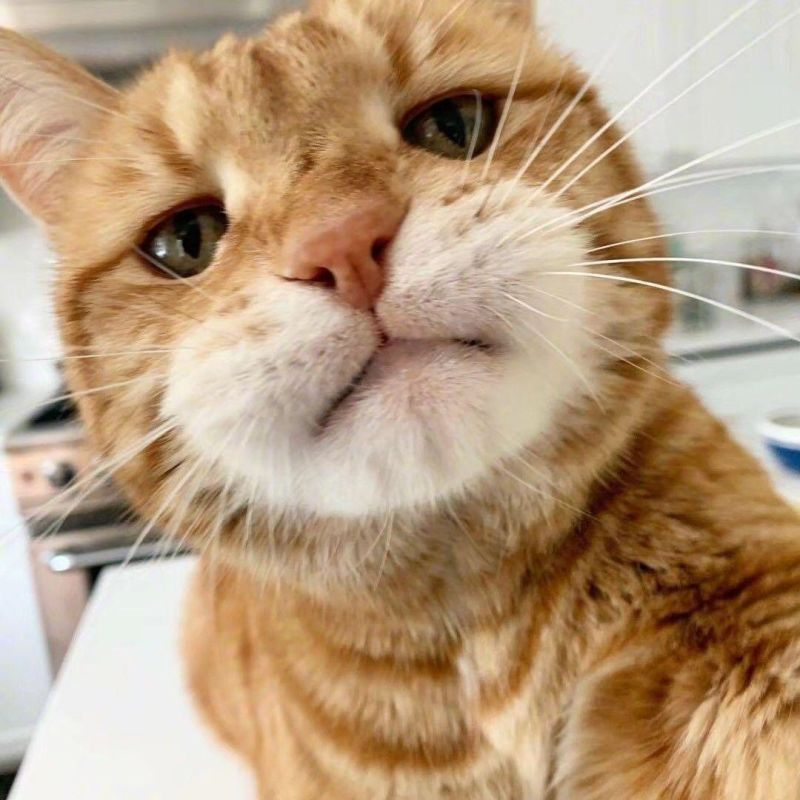
#> input picture pictures/cat.jpg, 800 x 800 px, found by its file name
$ python 4.9-contours.py   (older library calls are emulated)
#> lines starting #> are read from the running program, lines starting #| are printed output that depends on the picture; after the words box and inside, x2 and y2 are one past the last pixel; in counts of white or black regions, pixels touching at a corner belong together
# coding: utf-8
import numpy as np
from cv2 import cv2
import matplotlib.pyplot as plt


img = cv2.imread(r'pictures\cat.jpg')
#> img is the input picture: shape (800, 800, 3); mean B, G, R 127.1, 156.5, 183.9
img = cv2.cvtColor(img, cv2.COLOR_BGR2RGB)
img_temp = cv2.imread(r'pictures\cat.jpg')
img_rgb = cv2.cvtColor(img_temp, cv2.COLOR_BGR2RGB)
img_gray = cv2.cvtColor(img, cv2.COLOR_BGR2GRAY)
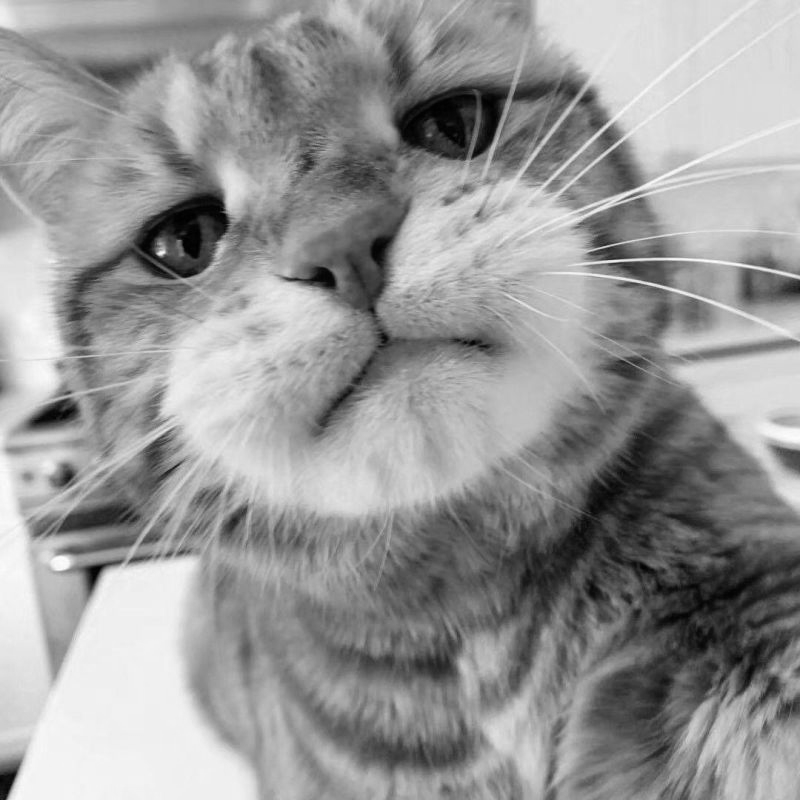
#> img_gray: shape (800, 800); min 0, max 253, mean 150.8
ret, thresh = cv2.threshold(img_gray, 127, 255, 0)
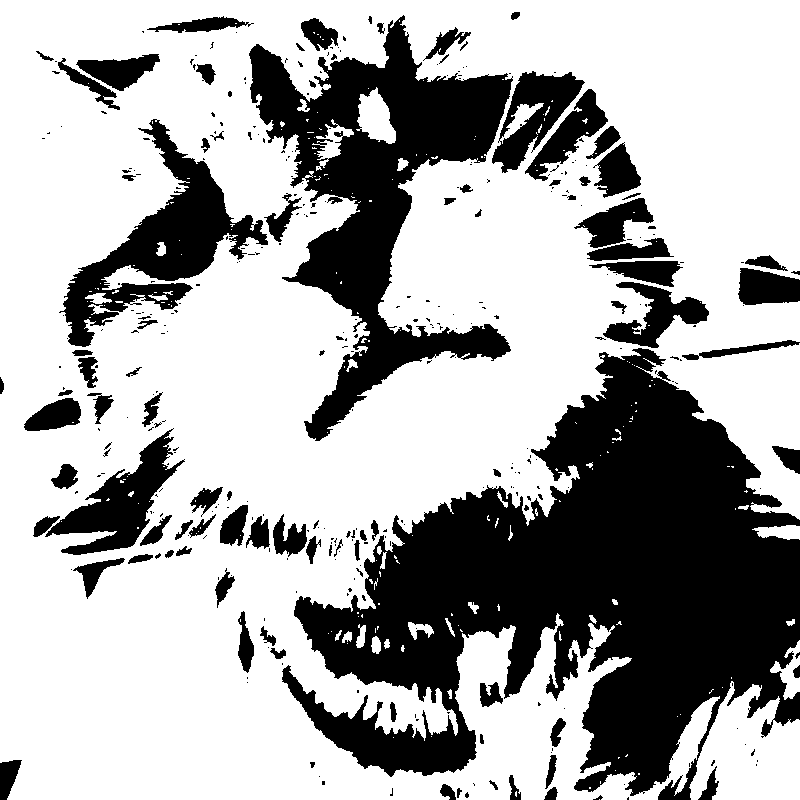
#> thresh: shape (800, 800); 67.1% white; 362 black regions (261 under 20 px)

# There are three arguments in cv2.findContours() function, first one is source image, second is contour retrieval mode, third is contour approximation method. And it outputs the image, contours and hierarchy. contours is a Python list of all the contours in the image. Each individual contour is a Numpy array of (x,y) coordinates of boundary points of the object.
# Note Since opencv 3.2 source image is not modified by this function.
# image, contours, hierarchy = cv2.findContours(thresh,cv2.RETR_TREE,cv2.CHAIN_APPROX_SIMPLE) #  not enough values to unpack (expected 3, got 2) in OpenCV 4, works in OpenCV 3
contours, hierarchy = cv2.findContours(
    thresh, cv2.RETR_TREE, cv2.CHAIN_APPROX_SIMPLE)  # works in OpenCV 4
#> contours = 669 contours, 527 with area under 20; largest, box (x1, y1, x2, y2) and area: (0, 0, 800, 800) 505996, (248, 14, 514, 442) 42577, (58, 118, 269, 348) 14854, (689, 681, 800, 800) 8676, (44, 428, 186, 556) 6380

# To draw the contours, cv2.drawContours function is used. It can also be used to draw any shape provided you have its boundary points. Its first argument is source image, second argument is the contours which should be passed as a Python list, third argument is index of contours (useful when drawing individual contour. To draw all contours, pass -1) and remaining arguments are color, thickness etc.
# draw all the contours in an image
cont_all = cv2.drawContours(img, contours, -1, (0, 255, 0), 3)
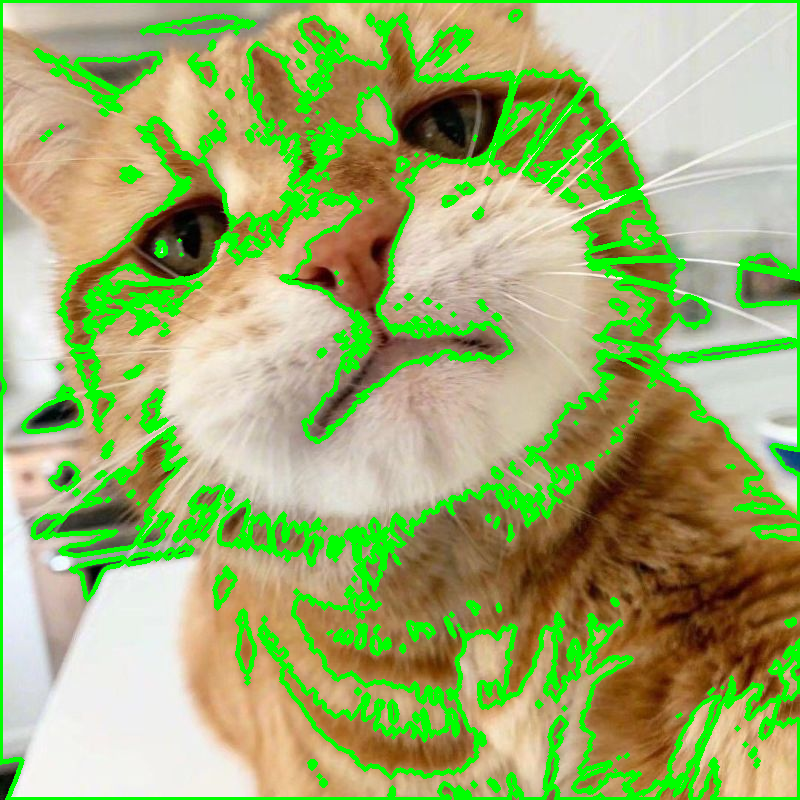
#> cont_all: shape (800, 800, 3); mean R, G, B 155.9, 174.1, 110

# draw an individual contour, say 4th contour here
cont_4th = cv2.drawContours(img, contours, 3, (0, 255, 0), 3)
# the way below is the same as cont_4th but more useful
cnt = contours[4]
#> cnt = [[638, 773], [638, 774], [639, 774], [639, 773]]
cont_4th_useful = cv2.drawContours(img, [cnt], 0, (0, 255, 0), 3)

# Contours can be explained simply as a curve joining all the continuous points (along the boundary), having same color or intensity. The contours are a useful tool for shape analysis and object detection and recognition.

# 1. For better accuracy, use binary images. So before finding contours, apply threshold or canny edge detection.
# 2. findContours() function modifies the source image. So if you want source image even after finding contours, already store it to some other variables.
# 3. In OpenCV, finding contours is like finding white object from black background. So remember, object to be found should be white and background should be black.

# Contour Approximation Method is the third argument in cv2.findContours function. Above, we told that contours are the boundaries of a shape with same intensity. It stores the (x,y) coordinates of the boundary of a shape. But does it store all the coordinates ? That is specified by this contour approximation method. If you pass cv2.CHAIN_APPROX_NONE, all the boundary points are stored. But actually do we need all the points? For eg, you found the contour of a straight line. Do you need all the points on the line to represent that line? No, we need just two end points of that line. This is what cv2.CHAIN_APPROX_SIMPLE does. It removes all redundant points and compresses the contour, thereby saving memory.

plt.subplot(2, 2, 1), plt.imshow(img_rgb, cmap='gray')
plt.title('Original'), plt.xticks([]), plt.yticks([])
plt.subplot(2, 2, 2), plt.imshow(cont_all, cmap='gray')
plt.title('contours_all'), plt.xticks([]), plt.yticks([])
plt.subplot(2, 2, 3), plt.imshow(cont_4th, cmap='gray')
plt.title('contour_4th'), plt.xticks([]), plt.yticks([])
plt.subplot(2, 2, 4), plt.imshow(cont_4th_useful, cmap='gray')
plt.title('contour_4th_useful'), plt.xticks([]), plt.yticks([])

plt.show()
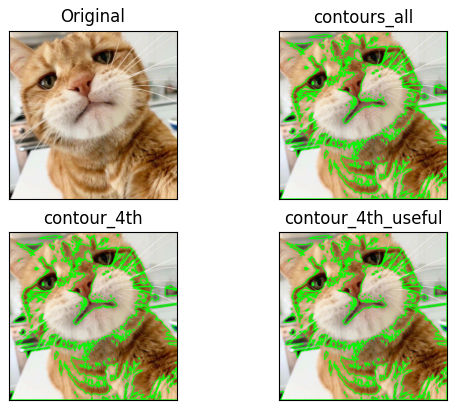
#> figure drawn by matplotlib, 4 panels
